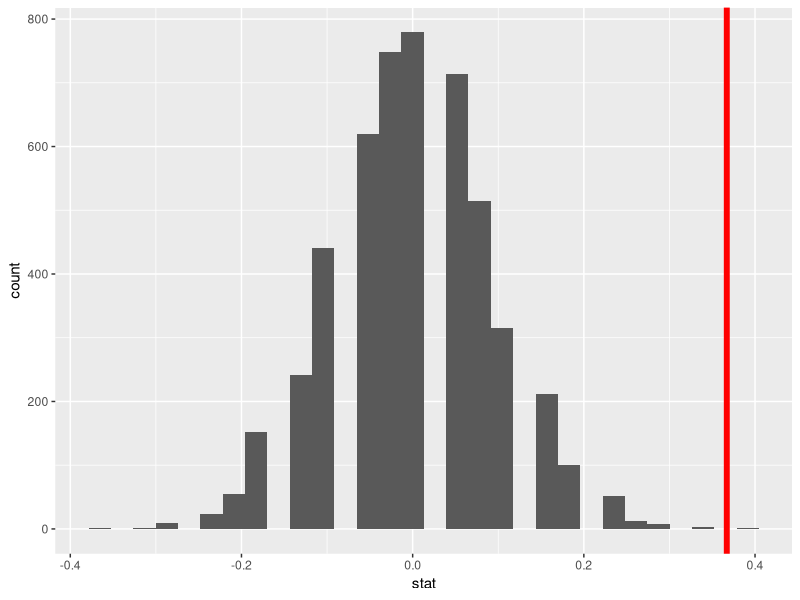

Reproduce this figure in R.
## ---- chunk 1
knitr::opts_chunk$set(echo = TRUE,fig.width=12, fig.height=6,fig.show = "hide")
library(tidyverse)
library(GGally)
options(tinytex.verbose = TRUE)
## ---- chunk 2
donor.dat<-read.table("donor.txt",header=T)
donor.dat <-donor.dat %>% filter(Default !="opt-out")%>%droplevels()
my.table<-table(donor.dat$Choice,donor.dat$Default)
my.table 
## ---- chunk 3
M<-5000
results<-data.frame(trial=seq(1,M),stat=NA)
for(i in 1:M){
  donor.dat.mod <- donor.dat %>% mutate(shuff.cat=sample(Default))
  my.table<-table(donor.dat.mod$Choice,donor.dat.mod$shuff.cat)
  p.tabl<-prop.table(my.table,2)
  results[i,]$stat<-p.tabl[1,1]-p.tabl[1,2]
}
results %>% ggplot(aes(x=stat))+geom_histogram()+
  geom_vline(xintercept=0.367,lwd=2,color="red")
## ---- chunk 4
my.table<-table(donor.dat$Default,donor.dat$Choice)
#NOTE THIS IS DIFFERENT THAN OUR VISUALIZATION
#Look at ?prop.test
prop.test(my.table,correct = FALSE)
## ---- chunk 5
p1=.7857
p2=.4182
n1=56
n2=55
se.ci=sqrt(p1*(1-p1)/n1+p2*(1-p2)/n2)
multiplier=qnorm(.975)
(p1-p2)-multiplier*se.ci
(p1-p2)+multiplier*se.ci

## ---- chunk 6
pi=(44+23)/(44+23+12+32)
pi
## ---- chunk 7
cell11=(44-32.4)^2/32.4
cell21=(12-21.6)^2/21.6
cell12=(23-33)^2/33
cell22=(32-22)^2/22
cell11+cell21+cell12+cell22
